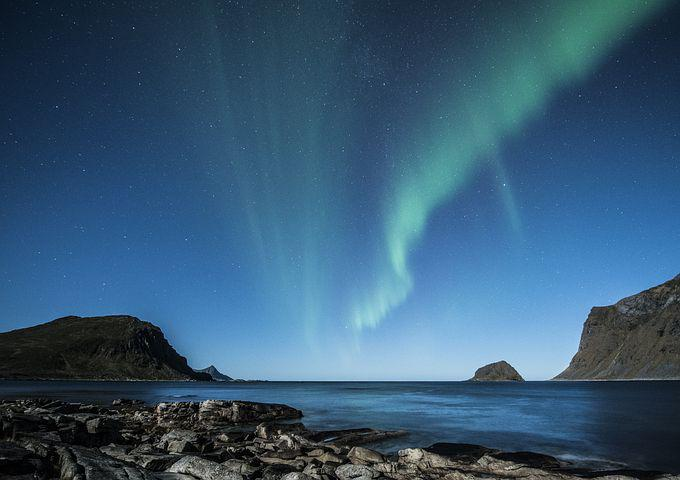
#> input picture DIP_Lab/Assignment-5/img1.jpg, 680 x 480 px, found by its file name
$ python 1.binary_masking.py
#> lines starting #> are read from the running program, lines starting #| are printed output that depends on the picture; after the words box and inside, x2 and y2 are one past the last pixel; in counts of white or black regions, pixels touching at a corner belong together
from cv2 import bitwise_and
import numpy as np
import cv2
import matplotlib.pyplot as plt

def main():
    img_path1 = 'G:/4y1s/DIP_Lab/Assignment-5/img1.jpg'
    img1 = plt.imread(img_path1)
#> img1 is the input picture: shape (480, 680, 3); mean R, G, B 54.7, 89, 115.9
    gray1 =cv2.cvtColor(img1,cv2.COLOR_RGB2GRAY)
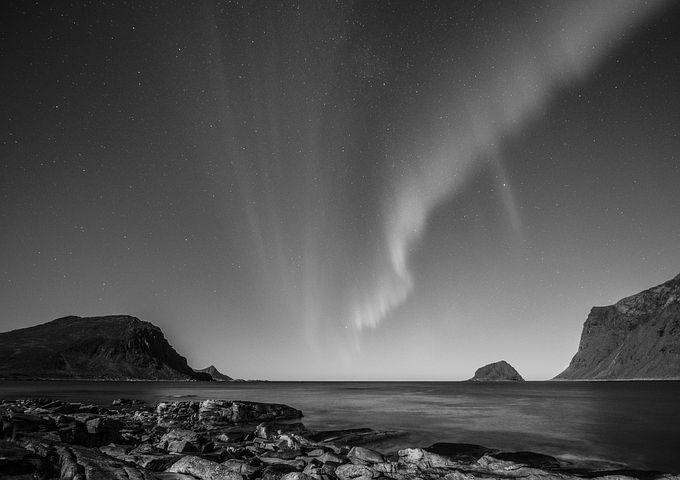
#> gray1: shape (480, 680); min 0, max 233, mean 81.8
    _, binary1 = cv2.threshold(gray1, 50, 255, cv2.THRESH_BINARY)
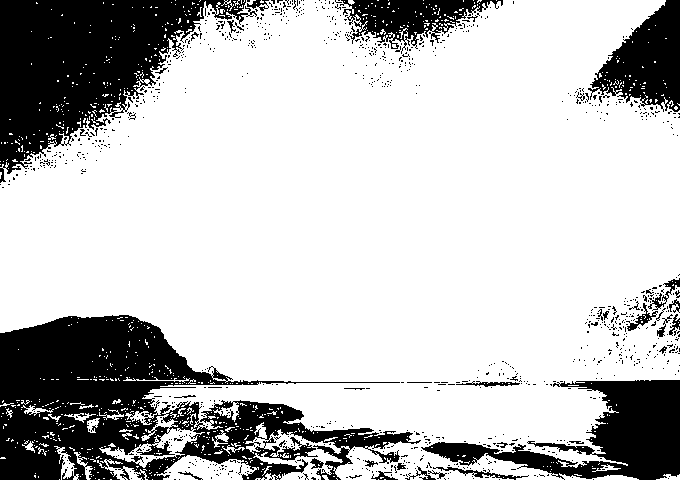
#> binary1: shape (480, 680); 75.8% white; 987 black regions (948 under 20 px), largest, box (x1, y1, x2, y2) and area: (0, 315, 421, 480) 31905, (0, 0, 257, 183) 22100, (421, 380, 680, 480) 10542

    img_path2 = 'G:/4y1s/DIP_Lab/Assignment-5/img2.jpg'
    img2 = plt.imread(img_path2)
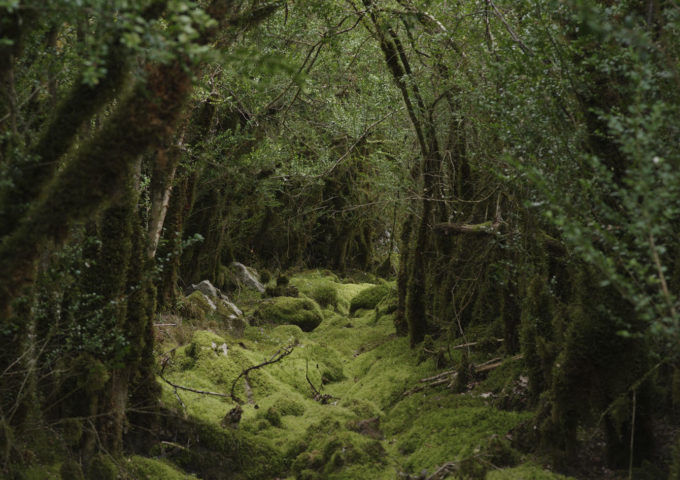
#> input picture DIP_Lab/Assignment-5/img2.jpg, 680 x 480 px, found by its file name
#> img2 is the input picture: shape (480, 680, 3); mean R, G, B 56.1, 58.5, 33.7
    gray2 =cv2.cvtColor(img2,cv2.COLOR_RGB2GRAY)
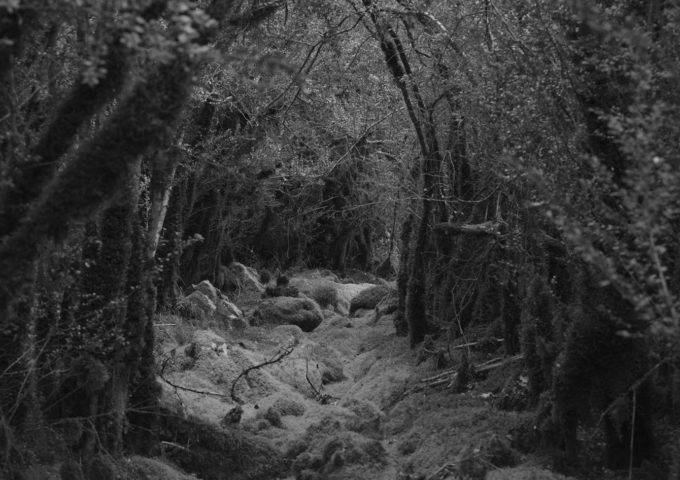
#> gray2: shape (480, 680); min 5, max 216, mean 55
    _, binary2 = cv2.threshold(gray2, 50, 255, cv2.THRESH_BINARY)
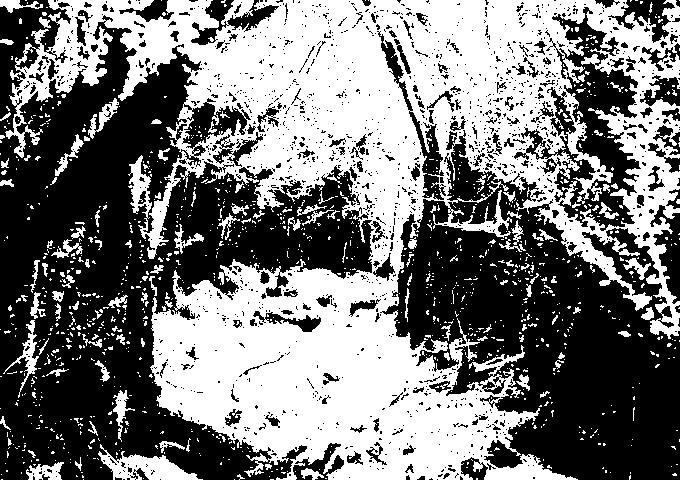
#> binary2: shape (480, 680); 47.7% white; 1222 white regions (1104 under 20 px), largest, box (x1, y1, x2, y2) and area: (5, 0, 680, 480) 141282, (98, 444, 203, 480) 1577, (3, 320, 39, 398) 520
    print(gray1.shape)
#| (480, 680)
    print(gray2.shape)
#| (480, 680)


    processed_img = cv2.bitwise_and(binary2,gray1)
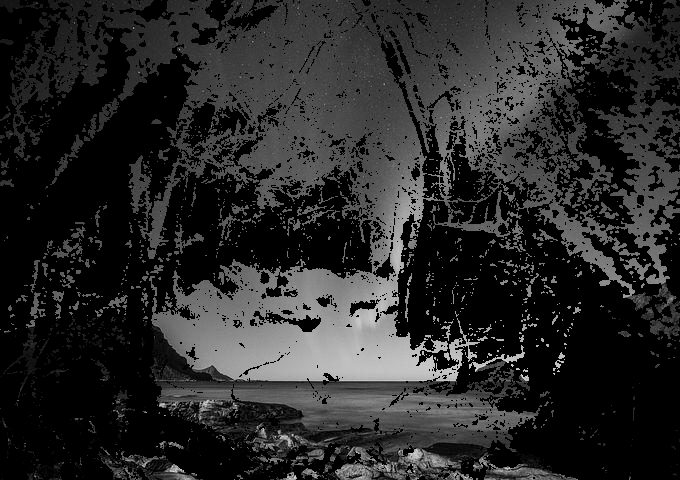
#> processed_img: shape (480, 680); min 0, max 232, mean 40.7
    img_set = [ img1, img2,binary1, gray2 ,processed_img]
    title_set = [ 'Image1','Image2','Binary of image1', 'Grayscale of image 2', 'Binary mask on grayscale']
    plot_img(img_set,title_set)

def plot_img(img_set, title_set):
    n=len(img_set)
#> n = 5
    plt.figure(figsize= (20,20))

    for i in range(n):
        img = img_set[i]
        ch = len(img.shape)
        plt.subplot(2,3,i+1)
        if(ch == 3):
            plt.imshow(img_set[i])
        else:
            plt.imshow(img_set[i], cmap = 'gray')
        plt.title(title_set[i])
    plt.savefig('binary_masking.jpg')
    plt.show()


if __name__== '__main__':
    main()
